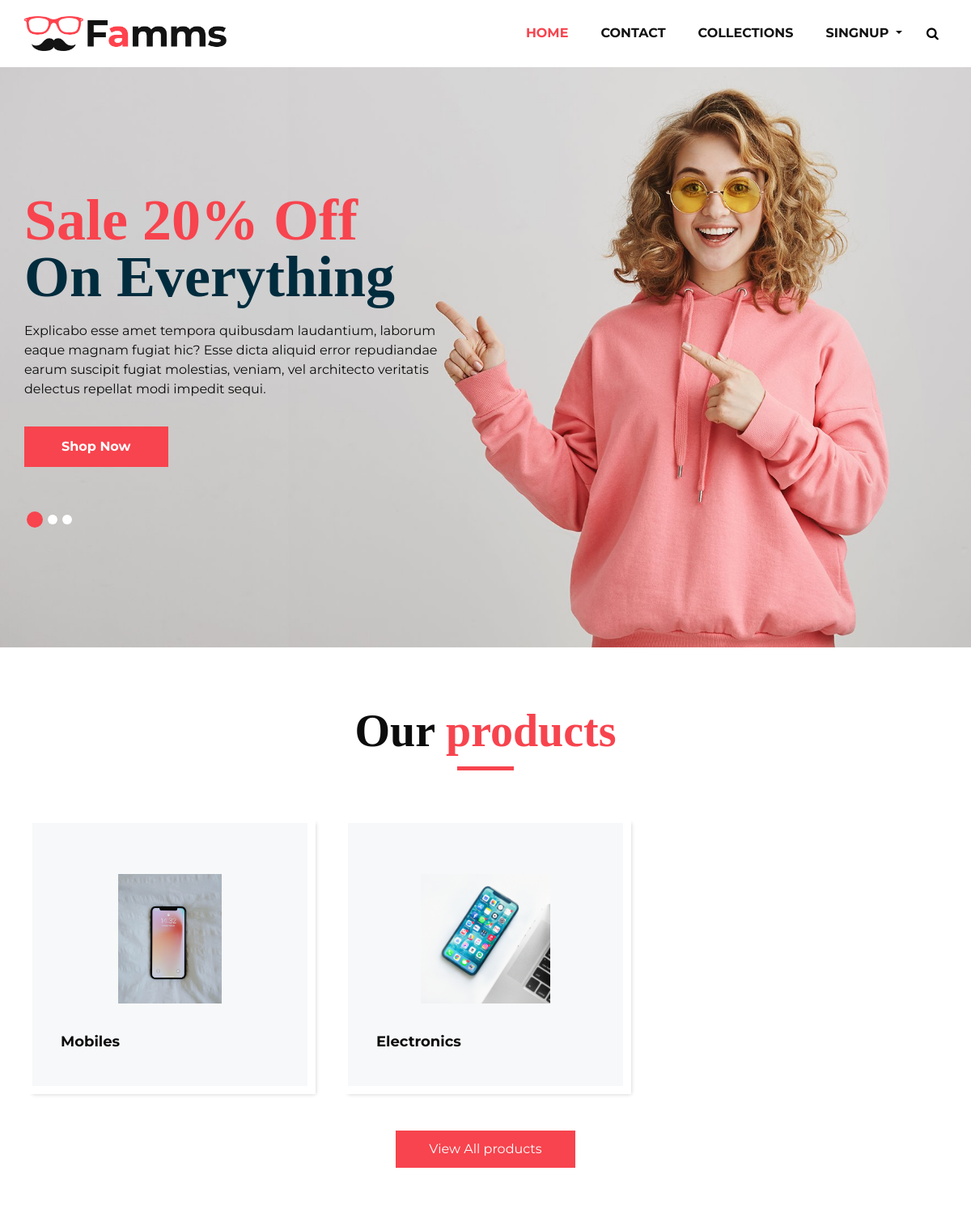
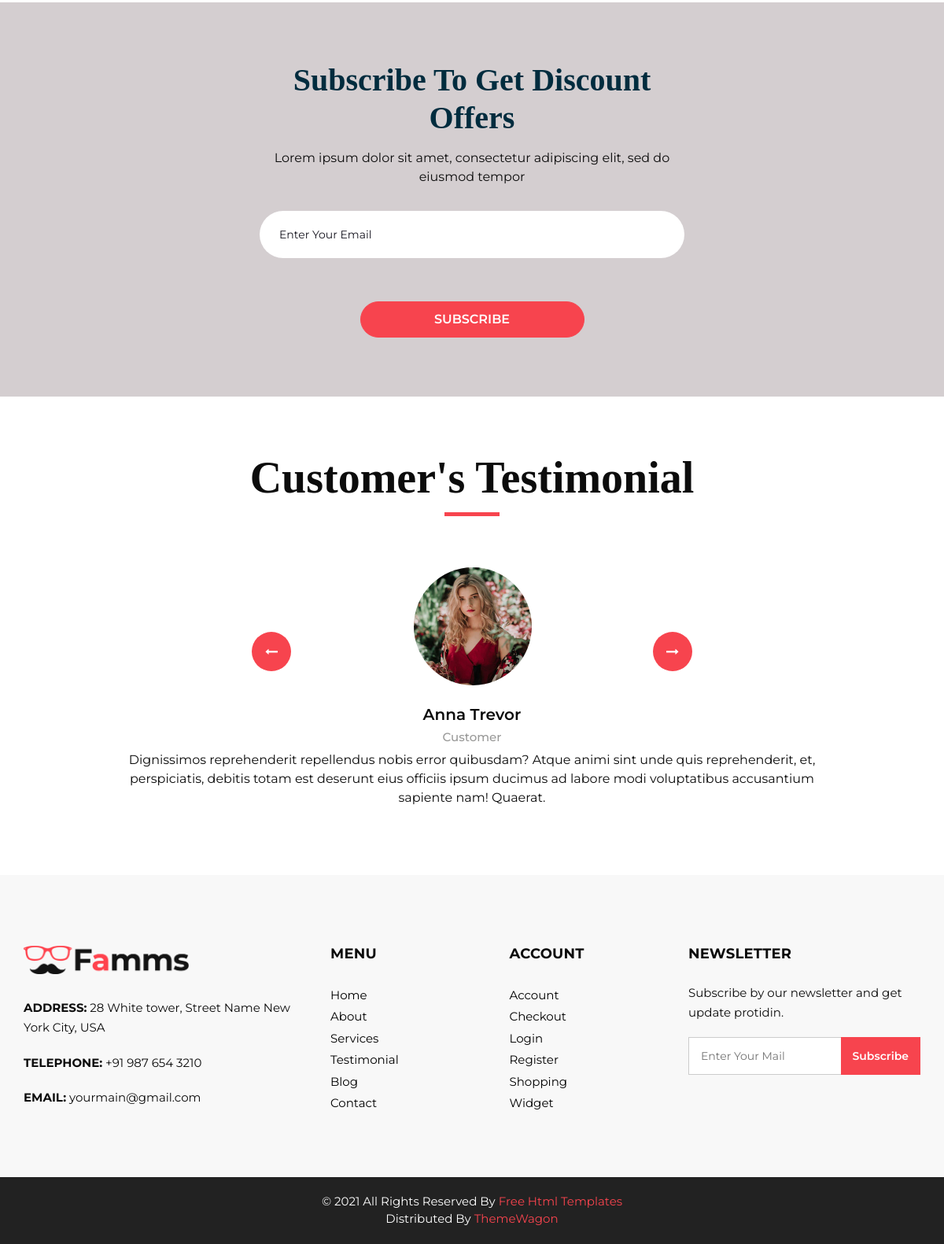
The page /collections on the database its author committed (2 pictures, top to bottom).
### store/models.py (models this page shows, shortened)
class Category(models.Model):
    slug=models.CharField(max_length=60,null=False,blank=False)
    name=models.CharField(max_length=200,null=False,blank=False)
    image=models.ImageField(upload_to="imagess",null=False,blank=False)
    status=models.BooleanField(default=False, help_text="0=default,1=Hidden")
    trending=models.BooleanField(default=False, help_text="0=default,1=Hidden")

### store/views.py (the view)
# urls.py: path('collections',views.collections,name='collections'),
def collections(request):
    totalitem = 0
    if request.user.is_authenticated:
        totalitem = len(Cart.objects.filter(user=request.user))
    category=Category.objects.filter(status=0)
    return render(request,'collections.html',locals())

### templates/collections.html (shortened to what this page needs)
{% extends 'layouts/main.html'%}
{% load static %}
{% block body %}
<section class="product_section layout_padding">
    <div class="container">
       <div class="heading_container heading_center">
          <h2>
             Our <span>products</span>
          </h2>
       </div>
       <div class="row">
         {% for item in category%}
          <div class="col-sm-6 col-md-4 col-lg-4">
             <div class="box">
                <div class="img-box">
                   <img src="{{item.image.url}}" alt="">
                </div>
                <div class="detail-box">
                   <h5>
                      {{item.name}}
                   </h5>
                </div>
             </div>
          </div>
          {% endfor %}
             </div>
          </div>
       <div class="btn-box">
          <a href="">
          View All products
          </a>
       </div>
 </section>
{% endblock body %}

### static/css/style.css (style rules this page uses)
* { box-sizing: border-box; }
body { font-family: 'Montserrat', sans-serif; color: #0c0c0c; background-color: #ffffff; overflow-x: hidden; }
.layout_padding { padding: 70px 0; }
h1, h2 { font-family: 'Playfair Display', serif; }
.heading_container { display: -webkit-box; display: -ms-flexbox; display: flex; -webkit-box-orient: vertical; -webkit-box-direction: normal; -ms-flex-direction: column; flex-direction: column; -webkit-box-align: start; -ms-flex-align: start; align-items: flex-start; }
.heading_container h2 { position: relative; margin-bottom: 0; font-size: 3.5rem; font-weight: bold; }
.heading_container h2::after { content: ""; display: block; width: 70px; height: 5px; background: #f7444e; margin: 10px auto 10px; }
.heading_container h2 span { color: #f7444e; }
.heading_container.heading_center { -webkit-box-align: center; -ms-flex-align: center; align-items: center; text-align: center; }
a, a:hover, a:focus { text-decoration: none; }
.product_section .heading_container { margin-bottom: 20px; }
.product_section .box { position: relative; margin-top: 25px; padding: 35px 35px; background-color: #f7f8f9; -webkit-transition: all .3s; transition: all .3s; overflow: hidden; box-shadow: 5px 5px 5px -5px rgba(0,0,0,.2); border: solid #fff 10px; }
.product_section .box .img-box { display: -webkit-box; display: -ms-flexbox; display: flex; -webkit-box-pack: center; -ms-flex-pack: center; justify-content: center; -webkit-box-align: center; -ms-flex-align: center; align-items: center; height: 215px; }
.product_section .box .img-box img { max-width: 100%; max-height: 160px; -webkit-transition: all .3s; transition: all .3s; }
.product_section .box .detail-box { text-align: center; display: -webkit-box; display: -ms-flexbox; display: flex; -webkit-box-pack: justify; -ms-flex-pack: justify; justify-content: space-between; }
.product_section .box .detail-box h5 { font-size: 18px; margin-top: 10px; }
.product_section .btn-box { display: -webkit-box; display: -ms-flexbox; display: flex; -webkit-box-pack: center; -ms-flex-pack: center; justify-content: center; margin-top: 45px; }
.product_section .btn-box a { display: inline-block; padding: 10px 40px; background-color: #f7444e; border: 1px solid #f7444e; color: #ffffff; border-radius: 0; -webkit-transition: all 0.3s; transition: all 0.3s; }
.detail-box h5 { font-size: 21px; font-weight: 700; }

### static/css/responsive.css (style rules this page uses)
@media (min-width: 1200px) { .container { max-width: 1170px; } }

### rows shown on the page
Category: image (picture), name "Mobiles"
Category: image (picture), name "Electronics"
